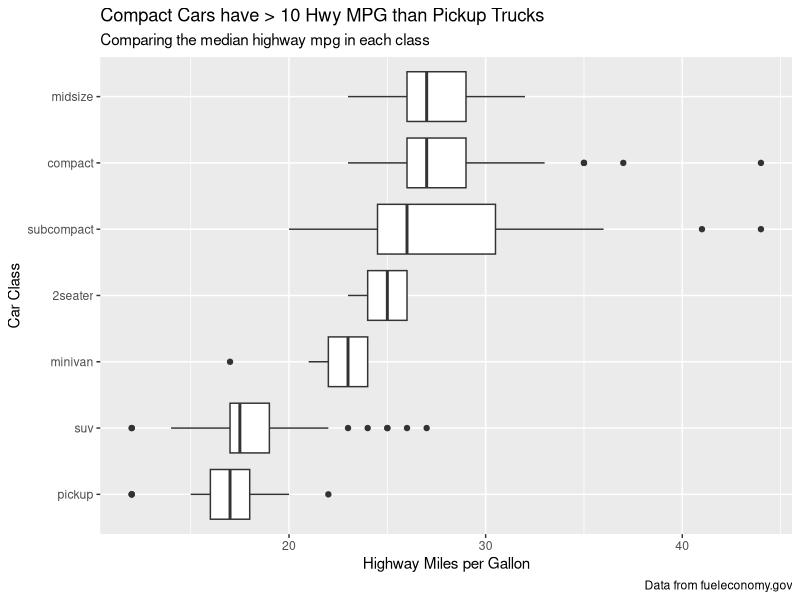
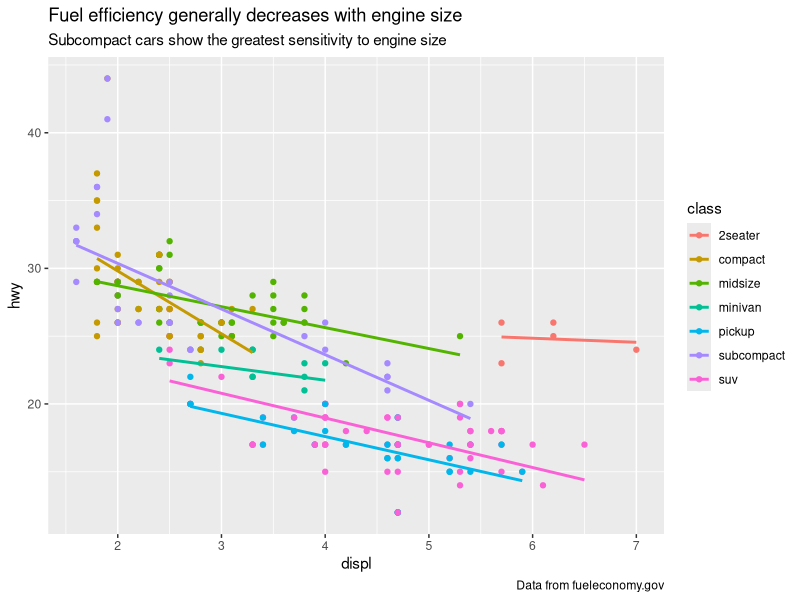
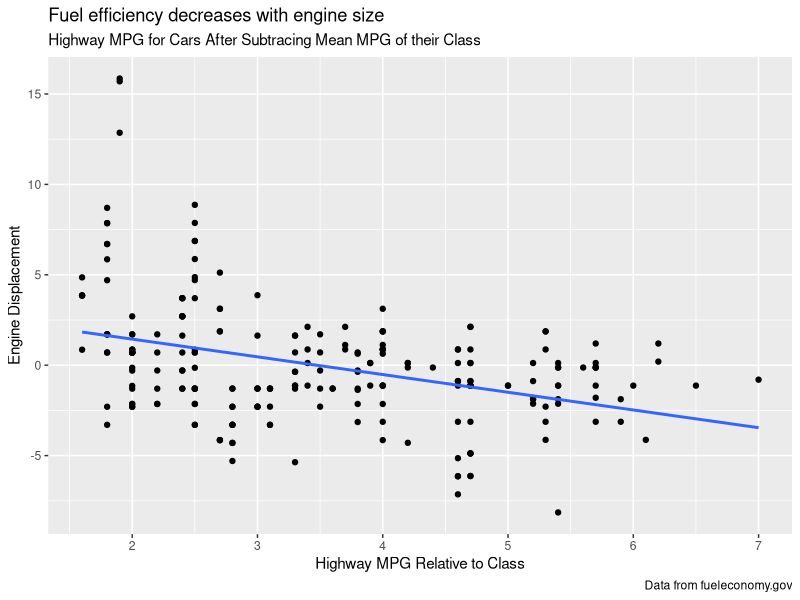
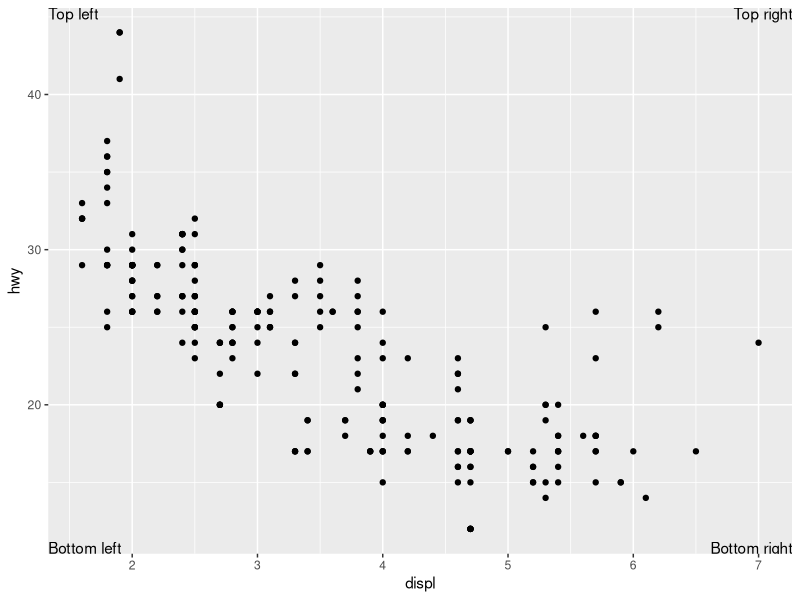
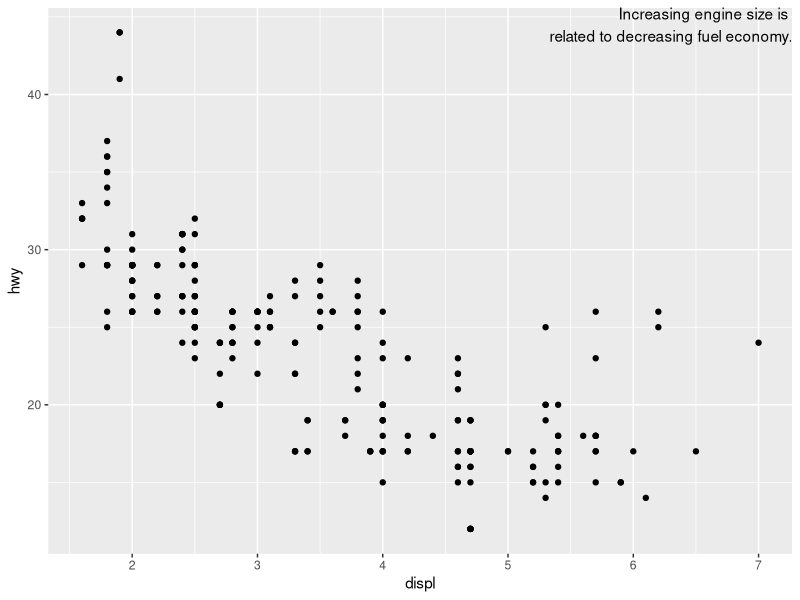
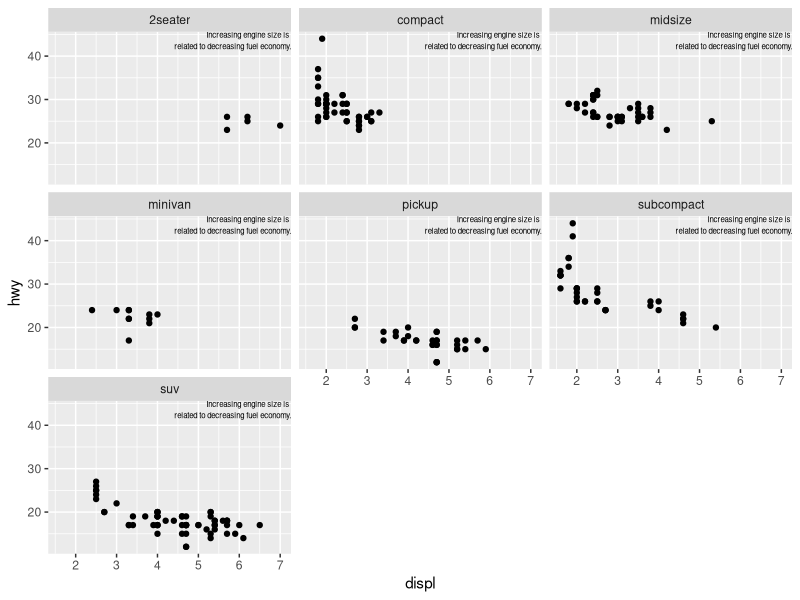
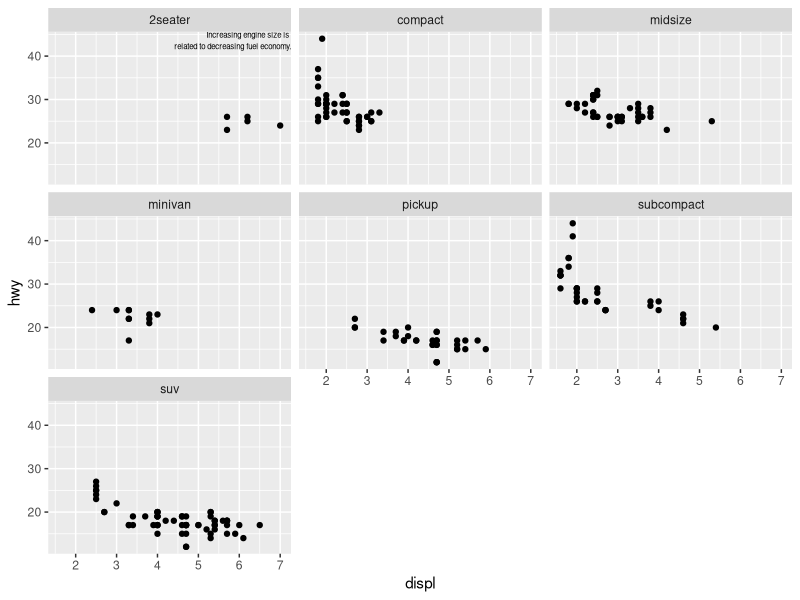
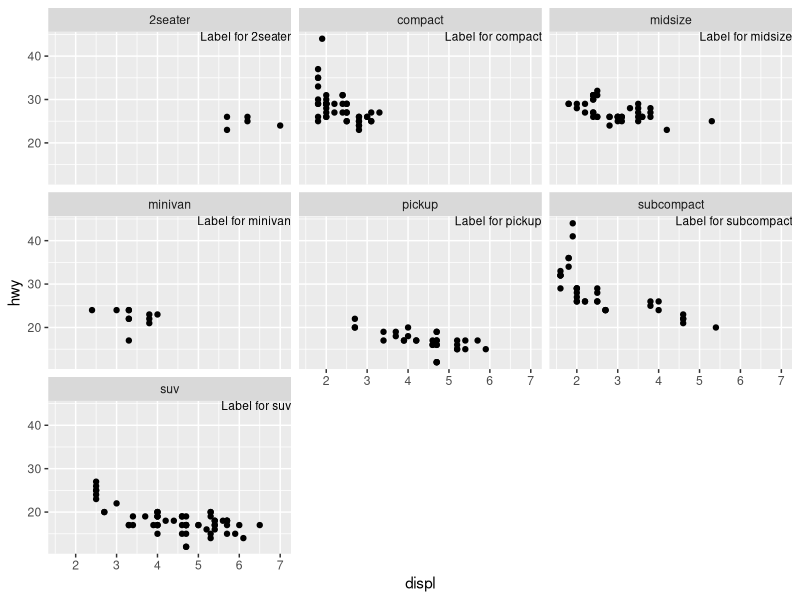

Write the R code that produced these figures, in order.
## ---- chunk 1
library("tidyverse")
library("modelr")
library("lubridate")
## ---- chunk 2
ggplot(data = mpg,
       mapping = aes(x = forcats::fct_reorder(class, hwy), y = hwy)) +
  geom_boxplot() +
  coord_flip() +
  labs(
    title = "Compact Cars have > 10 Hwy MPG than Pickup Trucks",
    subtitle = "Comparing the median highway mpg in each class",
    caption = "Data from fueleconomy.gov",
    x = "Car Class",
    y = "Highway Miles per Gallon"
  )
## ---- chunk 3
ggplot(mpg, aes(displ, hwy, colour = class)) +
  geom_point() +
  geom_smooth(method = "lm", se = FALSE) +
  labs(
    title = "Fuel efficiency generally decreases with engine size",
    subtitle = "Subcompact cars show the greatest sensitivity to engine size",
    caption = "Data from fueleconomy.gov"
  )
## ---- chunk 4
mod <- lm(hwy ~ class, data = mpg)
mpg %>%
  add_residuals(mod) %>%
  ggplot(aes(displ, resid)) +
  geom_point() +
  geom_smooth(method = "lm", se = FALSE) +
  labs(
    title = "Fuel efficiency decreases with engine size",
    subtitle = "Highway MPG for Cars After Subtracing Mean MPG of their Class",
    caption = "Data from fueleconomy.gov",
    x = "Highway MPG Relative to Class",
    y = "Engine Displacement"
  )
## ---- chunk 5
label <- tribble(
  ~displ, ~hwy, ~label, ~vjust, ~hjust,
     Inf,  Inf,    "Top right", "top", "right",
     Inf, -Inf,    "Bottom right", "bottom", "right",
    -Inf,  Inf,    "Top left", "top", "left",
    -Inf, -Inf,    "Bottom left", "bottom", "left"
)

ggplot(mpg, aes(displ, hwy)) +
  geom_point() +
  geom_text(aes(label = label, vjust = vjust, hjust = hjust), data = label)
## ---- chunk 6
ggplot(mpg, aes(displ, hwy)) +
  geom_point() +
  annotate("text", x = Inf, y = Inf,
           label = "Increasing engine size is \nrelated to decreasing fuel economy.", vjust = "top", hjust = "right")
## ---- chunk 7
label <- tibble(
  displ = Inf,
  hwy = Inf,
  label = "Increasing engine size is \nrelated to decreasing fuel economy."
)

ggplot(mpg, aes(displ, hwy)) +
  geom_point() +
  geom_text(aes(label = label), data = label, vjust = "top", hjust = "right",
            size = 2) +
  facet_wrap(~ class)
## ---- chunk 8
label <- tibble(
  displ = Inf,
  hwy = Inf,
  class = "2seater",
  label = "Increasing engine size is \nrelated to decreasing fuel economy."
)

ggplot(mpg, aes(displ, hwy)) +
  geom_point() +
  geom_text(aes(label = label), data = label, vjust = "top", hjust = "right",
            size = 2) +
  facet_wrap(~ class)
## ---- chunk 9
label <- tibble(
  displ = Inf,
  hwy = Inf,
  class = unique(mpg$class),
  label = stringr::str_c("Label for ", class)
)

ggplot(mpg, aes(displ, hwy)) +
  geom_point() +
  geom_text(aes(label = label), data = label, vjust = "top", hjust = "right",
            size = 3) +
  facet_wrap(~ class)
## ---- chunk 10
df <- tibble(
  x = rnorm(10000),
  y = rnorm(10000)
)
ggplot(df, aes(x, y)) +
  geom_hex() +
  scale_colour_gradient(low = "white", high = "red") +
  coord_fixed()
## ---- chunk 11
ggplot(df, aes(x, y)) +
  geom_hex() +
  scale_fill_gradient(low = "white", high = "red") +
  coord_fixed()
## ---- chunk 12
ggplot(mpg, aes(displ, hwy)) +
  geom_point(aes(colour = class)) +
  geom_smooth(se = FALSE) +
  labs(
    x = "Engine displacement (L)",
    y = "Highway fuel economy (mpg)",
    colour = "Car type"
  )
## ---- chunk 13
ggplot(mpg, aes(displ, hwy)) +
  geom_point(aes(colour = class)) +
  geom_smooth(se = FALSE) +
  scale_x_continuous("Engine displacement (L)") +
  scale_y_continuous("Highway fuel economy (mpg)") +
  scale_colour_discrete("Car type")
## ---- chunk 14
fouryears <- lubridate::make_date(seq(year(min(presidential$start)),
                                      year(max(presidential$end)),
                                      by = 4), 1, 1)

presidential %>%
  mutate(id = 33 + row_number(),
         name_id = forcats::fct_inorder(stringr::str_c(name, " (", id, ")"))) %>%
  ggplot(aes(start, name_id, colour = party)) +
    geom_point() +
    geom_segment(aes(xend = end, yend = name_id)) +
    scale_colour_manual("Party", values = c(Republican = "red", Democratic = "blue")) +
    scale_y_discrete(NULL) +
    scale_x_date(NULL, breaks = presidential$start, date_labels = "'%y",
                 minor_breaks = fouryears) +
    ggtitle("Terms of US Presdients", 
            subtitle = "Roosevelth (34th) to Obama (44th)") +
    theme(panel.grid.minor = element_blank(),
          axis.ticks.y = element_blank())
## ---- chunk 15
ggplot(diamonds, aes(carat, price)) +
  geom_point(aes(colour = cut), alpha = 1/20)
## ---- chunk 16
ggplot(diamonds, aes(carat, price)) +
  geom_point(aes(colour = cut), alpha = 1/20)  +
  theme(legend.position = "bottom") +
  guides(colour = guide_legend(nrow = 1, override.aes = list(alpha = 1)))  
